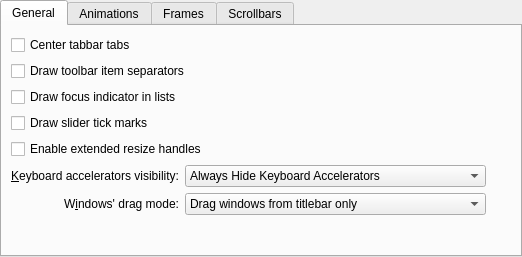
<?xml version="1.0" encoding="UTF-8"?>
<ui version="4.0">
 <class>TeamSquirtleStyleConfig</class>
 <widget class="QWidget" name="TeamSquirtleStyleConfig">
  <property name="geometry">
   <rect>
    <x>0</x>
    <y>0</y>
    <width>522</width>
    <height>257</height>
   </rect>
  </property>
  <layout class="QVBoxLayout" name="verticalLayout_2">
   <property name="leftMargin">
    <number>0</number>
   </property>
   <property name="topMargin">
    <number>0</number>
   </property>
   <property name="rightMargin">
    <number>0</number>
   </property>
   <property name="bottomMargin">
    <number>0</number>
   </property>
   <item>
    <widget class="QTabWidget" name="tabWidget">
     <property name="currentIndex">
      <number>0</number>
     </property>
     <widget class="QWidget" name="tab">
      <attribute name="title">
       <string>General</string>
      </attribute>
      <layout class="QGridLayout" name="gridLayout">
       <item row="6" column="1">
        <widget class="QLabel" name="_windowDragLabel">
         <property name="sizePolicy">
          <sizepolicy hsizetype="Preferred" vsizetype="Preferred">
           <horstretch>0</horstretch>
           <verstretch>0</verstretch>
          </sizepolicy>
         </property>
         <property name="text">
          <string>W&amp;indows' drag mode:</string>
         </property>
         <property name="alignment">
          <set>Qt::AlignRight|Qt::AlignTrailing|Qt::AlignVCenter</set>
         </property>
         <property name="buddy">
          <cstring>_windowDragMode</cstring>
         </property>
        </widget>
       </item>
       <item row="2" column="1" colspan="4">
        <widget class="QCheckBox" name="_viewDrawFocusIndicator">
         <property name="text">
          <string>Draw focus indicator in lists</string>
         </property>
        </widget>
       </item>
       <item row="5" column="1">
        <widget class="QLabel" name="_mnemonicsLabel">
         <property name="text">
          <string>&amp;Keyboard accelerators visibility:</string>
         </property>
         <property name="alignment">
          <set>Qt::AlignRight|Qt::AlignTrailing|Qt::AlignVCenter</set>
         </property>
         <property name="buddy">
          <cstring>_mnemonicsMode</cstring>
         </property>
        </widget>
       </item>
       <item row="5" column="2" colspan="2">
        <widget class="QComboBox" name="_mnemonicsMode">
         <item>
          <property name="text">
           <string>Always Hide Keyboard Accelerators</string>
          </property>
         </item>
         <item>
          <property name="text">
           <string>Show Keyboard Accelerators When Needed</string>
          </property>
         </item>
         <item>
          <property name="text">
           <string>Always Show Keyboard Accelerators</string>
          </property>
         </item>
        </widget>
       </item>
       <item row="5" column="4">
        <spacer name="horizontalSpacer_3">
         <property name="orientation">
          <enum>Qt::Horizontal</enum>
         </property>
         <property name="sizeHint" stdset="0">
          <size>
           <width>65</width>
           <height>20</height>
          </size>
         </property>
        </spacer>
       </item>
       <item row="6" column="2" colspan="2">
        <widget class="QComboBox" name="_windowDragMode">
         <item>
          <property name="text">
           <string>Drag windows from titlebar only</string>
          </property>
         </item>
         <item>
          <property name="text">
           <string>Drag windows from titlebar, menubar and toolbars</string>
          </property>
         </item>
         <item>
          <property name="text">
           <string>Drag windows from all empty areas</string>
          </property>
         </item>
        </widget>
       </item>
       <item row="7" column="1" colspan="3">
        <spacer name="verticalSpacer">
         <property name="orientation">
          <enum>Qt::Vertical</enum>
         </property>
         <property name="sizeHint" stdset="0">
          <size>
           <width>20</width>
           <height>49</height>
          </size>
         </property>
        </spacer>
       </item>
       <item row="0" column="1" colspan="4">
        <widget class="QCheckBox" name="_tabBarDrawCenteredTabs">
         <property name="text">
          <string>Center tabbar tabs</string>
         </property>
        </widget>
       </item>
       <item row="1" column="1" colspan="4">
        <widget class="QCheckBox" name="_toolBarDrawItemSeparator">
         <property name="text">
          <string>Draw toolbar item separators</string>
         </property>
        </widget>
       </item>
       <item row="3" column="1" colspan="4">
        <widget class="QCheckBox" name="_sliderDrawTickMarks">
         <property name="text">
          <string>Draw slider tick marks</string>
         </property>
        </widget>
       </item>
       <item row="4" column="1" colspan="4">
        <widget class="QCheckBox" name="_splitterProxyEnabled">
         <property name="text">
          <string>Enable extended resize handles</string>
         </property>
        </widget>
       </item>
      </layout>
     </widget>
     <widget class="QWidget" name="tab_2">
      <attribute name="title">
       <string>Animations</string>
      </attribute>
      <layout class="QGridLayout" name="gridLayout_5">
       <item row="1" column="0">
        <widget class="QLabel" name="_animationsDurationLabel">
         <property name="enabled">
          <bool>false</bool>
         </property>
         <property name="text">
          <string>Anima&amp;tions duration:</string>
         </property>
         <property name="alignment">
          <set>Qt::AlignRight|Qt::AlignTrailing|Qt::AlignVCenter</set>
         </property>
         <property name="buddy">
          <cstring>_animationsDuration</cstring>
         </property>
        </widget>
       </item>
       <item row="1" column="1" colspan="2">
        <widget class="QSpinBox" name="_animationsDuration">
         <property name="enabled">
          <bool>false</bool>
         </property>
         <property name="suffix">
          <string>ms</string>
         </property>
         <property name="maximum">
          <number>500</number>
         </property>
        </widget>
       </item>
       <item row="0" column="0" colspan="4">
        <widget class="QCheckBox" name="_animationsEnabled">
         <property name="text">
          <string>Enable animations</string>
         </property>
        </widget>
       </item>
       <item row="1" column="3">
        <spacer name="horizontalSpacer">
         <property name="orientation">
          <enum>Qt::Horizontal</enum>
         </property>
         <property name="sizeHint" stdset="0">
          <size>
           <width>40</width>
           <height>20</height>
          </size>
         </property>
        </spacer>
       </item>
       <item row="2" column="0" colspan="4">
        <spacer name="verticalSpacer_2">
         <property name="orientation">
          <enum>Qt::Vertical</enum>
         </property>
         <property name="sizeHint" stdset="0">
          <size>
           <width>20</width>
           <height>40</height>
          </size>
         </property>
        </spacer>
       </item>
      </layout>
     </widget>
     <widget class="QWidget" name="tab_3">
      <attribute name="title">
       <string>Frames</string>
      </attribute>
      <layout class="QVBoxLayout" name="verticalLayout_3">
       <item>
        <widget class="QCheckBox" name="_dockWidgetDrawFrame">
         <property name="text">
          <string>Draw frame around dockable panels</string>
         </property>
        </widget>
       </item>
       <item>
        <widget class="QCheckBox" name="_titleWidgetDrawFrame">
         <property name="text">
          <string>Draw frame around page titles</string>
         </property>
        </widget>
       </item>
       <item>
        <widget class="QCheckBox" name="_sidePanelDrawFrame">
         <property name="text">
          <string>Draw frame around side panels</string>
         </property>
        </widget>
       </item>
       <item>
        <widget class="QCheckBox" name="_menuItemDrawThinFocus">
         <property name="text">
          <string>Draw a thin line to indicate focus in menus and menubars</string>
         </property>
        </widget>
       </item>
       <item>
        <spacer name="verticalSpacer_3">
         <property name="orientation">
          <enum>Qt::Vertical</enum>
         </property>
         <property name="sizeHint" stdset="0">
          <size>
           <width>20</width>
           <height>117</height>
          </size>
         </property>
        </spacer>
       </item>
      </layout>
     </widget>
     <widget class="QWidget" name="tab_4">
      <attribute name="title">
       <string>Scrollbars</string>
      </attribute>
      <layout class="QGridLayout" name="gridLayout_6">
       <item row="1" column="2">
        <spacer name="horizontalSpacer_2">
         <property name="orientation">
          <enum>Qt::Horizontal</enum>
         </property>
         <property name="sizeHint" stdset="0">
          <size>
           <width>40</width>
           <height>20</height>
          </size>
         </property>
        </spacer>
       </item>
       <item row="1" column="0">
        <widget class="QLabel" name="_scrollBarAddLineLabel">
         <property name="text">
          <string>Bottom arrow button t&amp;ype:</string>
         </property>
         <property name="alignment">
          <set>Qt::AlignRight|Qt::AlignTrailing|Qt::AlignVCenter</set>
         </property>
         <property name="buddy">
          <cstring>_scrollBarAddLineButtons</cstring>
         </property>
        </widget>
       </item>
       <item row="0" column="0">
        <widget class="QLabel" name="_scrollBarSubLineLabel">
         <property name="text">
          <string>&amp;Top arrow button type:</string>
         </property>
         <property name="alignment">
          <set>Qt::AlignRight|Qt::AlignTrailing|Qt::AlignVCenter</set>
         </property>
         <property name="buddy">
          <cstring>_scrollBarSubLineButtons</cstring>
         </property>
        </widget>
       </item>
       <item row="0" column="1">
        <widget class="QComboBox" name="_scrollBarSubLineButtons">
         <item>
          <property name="text">
           <string>No Buttons</string>
          </property>
         </item>
         <item>
          <property name="text">
           <string>One Button</string>
          </property>
         </item>
         <item>
          <property name="text">
           <string>Two Buttons</string>
          </property>
         </item>
        </widget>
       </item>
       <item row="1" column="1">
        <widget class="QComboBox" name="_scrollBarAddLineButtons">
         <item>
          <property name="text">
           <string>No Buttons</string>
          </property>
         </item>
         <item>
          <property name="text">
           <string>One Button</string>
          </property>
         </item>
         <item>
          <property name="text">
           <string>Two Buttons</string>
          </property>
         </item>
        </widget>
       </item>
       <item row="2" column="0" colspan="3">
        <spacer name="verticalSpacer_4">
         <property name="orientation">
          <enum>Qt::Vertical</enum>
         </property>
         <property name="sizeHint" stdset="0">
          <size>
           <width>20</width>
           <height>40</height>
          </size>
         </property>
        </spacer>
       </item>
      </layout>
     </widget>
    </widget>
   </item>
  </layout>
 </widget>
 <tabstops>
  <tabstop>tabWidget</tabstop>
  <tabstop>_tabBarDrawCenteredTabs</tabstop>
  <tabstop>_toolBarDrawItemSeparator</tabstop>
  <tabstop>_sliderDrawTickMarks</tabstop>
  <tabstop>_splitterProxyEnabled</tabstop>
  <tabstop>_mnemonicsMode</tabstop>
  <tabstop>_windowDragMode</tabstop>
  <tabstop>_animationsEnabled</tabstop>
  <tabstop>_animationsDuration</tabstop>
  <tabstop>_dockWidgetDrawFrame</tabstop>
  <tabstop>_titleWidgetDrawFrame</tabstop>
  <tabstop>_sidePanelDrawFrame</tabstop>
  <tabstop>_menuItemDrawThinFocus</tabstop>
  <tabstop>_scrollBarSubLineButtons</tabstop>
  <tabstop>_scrollBarAddLineButtons</tabstop>
 </tabstops>
 <resources/>
 <connections>
  <connection>
   <sender>_animationsEnabled</sender>
   <signal>toggled(bool)</signal>
   <receiver>_animationsDurationLabel</receiver>
   <slot>setEnabled(bool)</slot>
   <hints>
    <hint type="sourcelabel">
     <x>90</x>
     <y>64</y>
    </hint>
    <hint type="destinationlabel">
     <x>84</x>
     <y>98</y>
    </hint>
   </hints>
  </connection>
  <connection>
   <sender>_animationsEnabled</sender>
   <signal>toggled(bool)</signal>
   <receiver>_animationsDuration</receiver>
   <slot>setEnabled(bool)</slot>
   <hints>
    <hint type="sourcelabel">
     <x>161</x>
     <y>64</y>
    </hint>
    <hint type="destinationlabel">
     <x>208</x>
     <y>98</y>
    </hint>
   </hints>
  </connection>
 </connections>
</ui>
